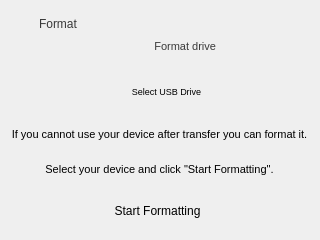
<?xml version="1.0" encoding="UTF-8"?>
<ui version="4.0">
 <class>MainWindow</class>
 <widget class="QMainWindow" name="MainWindow">
  <property name="geometry">
   <rect>
    <x>0</x>
    <y>0</y>
    <width>320</width>
    <height>240</height>
   </rect>
  </property>
  <property name="minimumSize">
   <size>
    <width>320</width>
    <height>240</height>
   </size>
  </property>
  <property name="maximumSize">
   <size>
    <width>320</width>
    <height>240</height>
   </size>
  </property>
  <property name="cursor">
   <cursorShape>ArrowCursor</cursorShape>
  </property>
  <property name="windowTitle">
   <string>USBTransfer</string>
  </property>
  <property name="windowIcon">
   <iconset resource="resources.qrc">
    <normaloff>:/main/images/usbicon.png</normaloff>:/main/images/usbicon.png</iconset>
  </property>
  <widget class="QWidget" name="centralwidget">
   <property name="styleSheet">
    <string notr="true"/>
   </property>
   <widget class="QFrame" name="frame">
    <property name="geometry">
     <rect>
      <x>-1</x>
      <y>-1</y>
      <width>322</width>
      <height>242</height>
     </rect>
    </property>
    <property name="sizePolicy">
     <sizepolicy hsizetype="Fixed" vsizetype="Fixed">
      <horstretch>0</horstretch>
      <verstretch>0</verstretch>
     </sizepolicy>
    </property>
    <property name="minimumSize">
     <size>
      <width>322</width>
      <height>242</height>
     </size>
    </property>
    <property name="maximumSize">
     <size>
      <width>322</width>
      <height>242</height>
     </size>
    </property>
    <property name="styleSheet">
     <string notr="true">background-image: url(:/main/images/background.png);</string>
    </property>
    <property name="frameShape">
     <enum>QFrame::StyledPanel</enum>
    </property>
    <property name="frameShadow">
     <enum>QFrame::Raised</enum>
    </property>
    <widget class="QWidget" name="widget" native="true">
     <property name="geometry">
      <rect>
       <x>230</x>
       <y>-8</y>
       <width>92</width>
       <height>92</height>
      </rect>
     </property>
     <property name="minimumSize">
      <size>
       <width>92</width>
       <height>92</height>
      </size>
     </property>
     <property name="maximumSize">
      <size>
       <width>92</width>
       <height>92</height>
      </size>
     </property>
     <property name="toolTip">
      <string/>
     </property>
     <property name="styleSheet">
      <string notr="true">background-image:url(:/main/images/usbicon.png);
border:none;</string>
     </property>
    </widget>
    <widget class="QLabel" name="formatTitle">
     <property name="geometry">
      <rect>
       <x>40</x>
       <y>4</y>
       <width>201</width>
       <height>41</height>
      </rect>
     </property>
     <property name="styleSheet">
      <string notr="true">font: 26pt &quot;Myriad Pro&quot;;
background-image:url(:/main/images/trans.png);
color: rgb(57, 57, 57);</string>
     </property>
     <property name="text">
      <string>Format</string>
     </property>
    </widget>
    <widget class="QLabel" name="formatLabel">
     <property name="geometry">
      <rect>
       <x>26</x>
       <y>40</y>
       <width>191</width>
       <height>16</height>
      </rect>
     </property>
     <property name="layoutDirection">
      <enum>Qt::LeftToRight</enum>
     </property>
     <property name="styleSheet">
      <string notr="true">background-image:url(:/main/images/trans.png);
color: rgb(57, 57, 57);
</string>
     </property>
     <property name="text">
      <string>&lt;!DOCTYPE HTML PUBLIC &quot;-//W3C//DTD HTML 4.0//EN&quot; &quot;http://www.w3.org/TR/REC-html40/strict.dtd&quot;&gt;
&lt;html&gt;&lt;head&gt;&lt;meta name=&quot;qrichtext&quot; content=&quot;1&quot; /&gt;&lt;style type=&quot;text/css&quot;&gt;
p, li { white-space: pre-wrap; }
&lt;/style&gt;&lt;/head&gt;&lt;body style=&quot; font-family:'MS Shell Dlg 2'; font-size:8.25pt; font-weight:400; font-style:normal;&quot;&gt;
&lt;p align=&quot;right&quot; style=&quot; margin-top:0px; margin-bottom:0px; margin-left:0px; margin-right:0px; -qt-block-indent:0; text-indent:0px;&quot;&gt;&lt;span style=&quot; font-size:8pt;&quot;&gt;Format drive&lt;/span&gt;&lt;/p&gt;&lt;/body&gt;&lt;/html&gt;</string>
     </property>
    </widget>
    <widget class="QPushButton" name="Btn_formatStart">
     <property name="geometry">
      <rect>
       <x>20</x>
       <y>190</y>
       <width>277</width>
       <height>44</height>
      </rect>
     </property>
     <property name="minimumSize">
      <size>
       <width>277</width>
       <height>44</height>
      </size>
     </property>
     <property name="maximumSize">
      <size>
       <width>277</width>
       <height>44</height>
      </size>
     </property>
     <property name="cursor">
      <cursorShape>PointingHandCursor</cursorShape>
     </property>
     <property name="toolTip">
      <string/>
     </property>
     <property name="styleSheet">
      <string notr="true">border:none;
background-image: url(:/main/images/cddvd.png);
</string>
     </property>
     <property name="text">
      <string>Start Formatting</string>
     </property>
    </widget>
    <widget class="QPushButton" name="Btn_Back">
     <property name="geometry">
      <rect>
       <x>1</x>
       <y>10</y>
       <width>30</width>
       <height>30</height>
      </rect>
     </property>
     <property name="cursor">
      <cursorShape>PointingHandCursor</cursorShape>
     </property>
     <property name="styleSheet">
      <string notr="true">background-image: url(:/main/images/back.png);
border:none;

</string>
     </property>
     <property name="text">
      <string/>
     </property>
    </widget>
    <widget class="QLabel" name="descLabel">
     <property name="geometry">
      <rect>
       <x>10</x>
       <y>110</y>
       <width>301</width>
       <height>51</height>
      </rect>
     </property>
     <property name="styleSheet">
      <string notr="true">background-image:url(:/main/images/trans.png);
color.rgb(0, 0, 0);</string>
     </property>
     <property name="text">
      <string>&lt;!DOCTYPE HTML PUBLIC &quot;-//W3C//DTD HTML 4.0//EN&quot; &quot;http://www.w3.org/TR/REC-html40/strict.dtd&quot;&gt;
&lt;html&gt;&lt;head&gt;&lt;meta name=&quot;qrichtext&quot; content=&quot;1&quot; /&gt;&lt;style type=&quot;text/css&quot;&gt;
p, li { white-space: pre-wrap; }
&lt;/style&gt;&lt;/head&gt;&lt;body style=&quot; font-family:'MS Shell Dlg 2'; font-size:8.25pt; font-weight:400; font-style:normal;&quot;&gt;
&lt;p align=&quot;center&quot; style=&quot; margin-top:0px; margin-bottom:0px; margin-left:0px; margin-right:0px; -qt-block-indent:0; text-indent:0px;&quot;&gt;&lt;span style=&quot; font-size:8pt;&quot;&gt;If you cannot use your device after transfer you can format it.&lt;/span&gt;&lt;/p&gt;&lt;/body&gt;&lt;/html&gt;</string>
     </property>
     <property name="wordWrap">
      <bool>true</bool>
     </property>
    </widget>
    <widget class="QLabel" name="selectandstartLabel">
     <property name="geometry">
      <rect>
       <x>10</x>
       <y>160</y>
       <width>301</width>
       <height>21</height>
      </rect>
     </property>
     <property name="styleSheet">
      <string notr="true">background-image:url(:/main/images/trans.png);
color.rgb(0, 0, 0);</string>
     </property>
     <property name="text">
      <string>&lt;!DOCTYPE HTML PUBLIC &quot;-//W3C//DTD HTML 4.0//EN&quot; &quot;http://www.w3.org/TR/REC-html40/strict.dtd&quot;&gt;
&lt;html&gt;&lt;head&gt;&lt;meta name=&quot;qrichtext&quot; content=&quot;1&quot; /&gt;&lt;style type=&quot;text/css&quot;&gt;
p, li { white-space: pre-wrap; }
&lt;/style&gt;&lt;/head&gt;&lt;body style=&quot; font-family:'MS Shell Dlg 2'; font-size:8.25pt; font-weight:400; font-style:normal;&quot;&gt;
&lt;p align=&quot;center&quot; style=&quot; margin-top:0px; margin-bottom:0px; margin-left:0px; margin-right:0px; -qt-block-indent:0; text-indent:0px;&quot;&gt;&lt;span style=&quot; font-size:8pt;&quot;&gt;Select your device and click &amp;quot;Start Formatting&amp;quot;.&lt;/span&gt;&lt;/p&gt;&lt;/body&gt;&lt;/html&gt;</string>
     </property>
    </widget>
    <widget class="QPushButton" name="selectUSBButton">
     <property name="geometry">
      <rect>
       <x>80</x>
       <y>70</y>
       <width>175</width>
       <height>44</height>
      </rect>
     </property>
     <property name="font">
      <font>
       <family>MS Shell Dlg 2</family>
       <pointsize>7</pointsize>
      </font>
     </property>
     <property name="cursor">
      <cursorShape>PointingHandCursor</cursorShape>
     </property>
     <property name="styleSheet">
      <string notr="true">border:none;
background-image: url(:/main/images/usbbutton.png)
</string>
     </property>
     <property name="text">
      <string>Select USB Drive</string>
     </property>
    </widget>
   </widget>
  </widget>
 </widget>
 <resources>
  <include location="resources.qrc"/>
 </resources>
 <connections/>
</ui>
